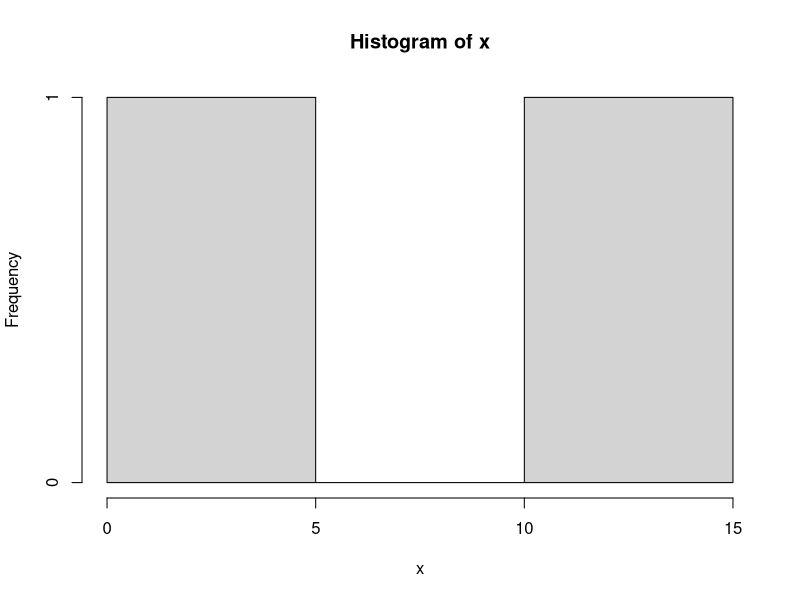

This figure's R source:



x=c(1,12)


hist(x)


#Correr en linux
  
#git config --global user.email "santiago.eguren@uda.edu.ar"
#git config --global user.name "santiagoeguren"
  


  